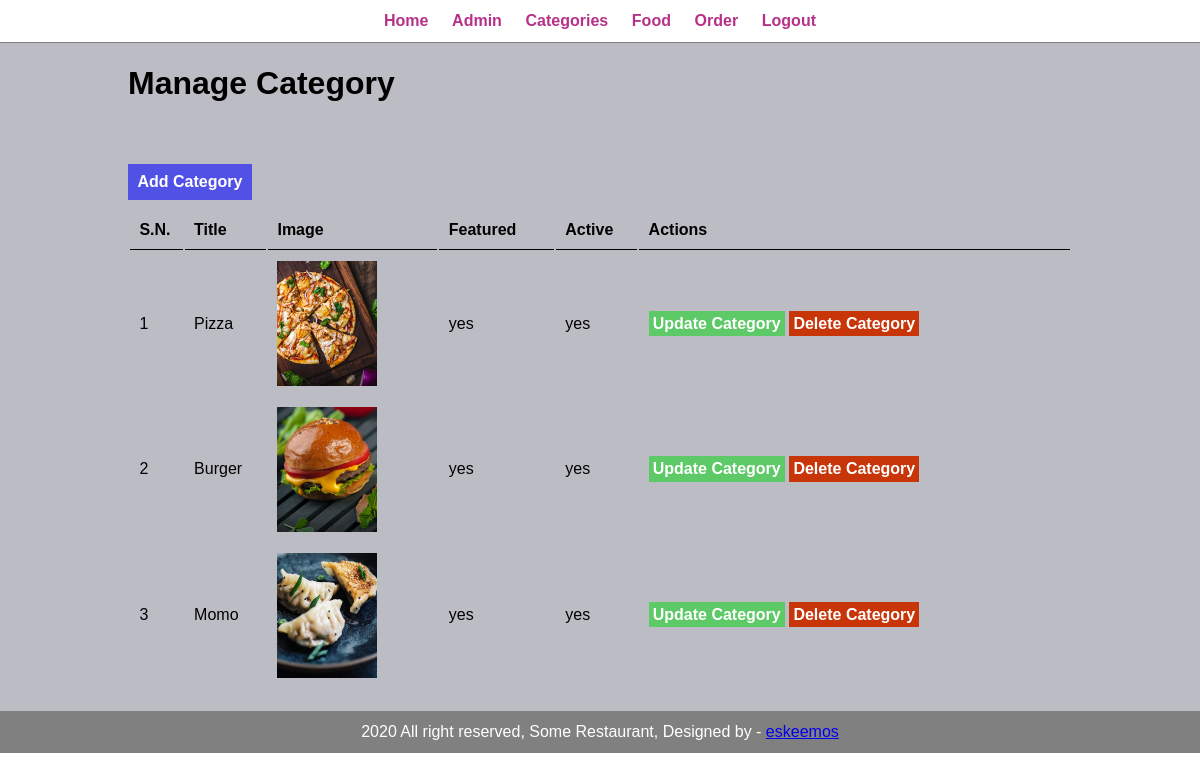
Page /admin/manage-categories.php (signed in) on the committed database.
### tables this page shows
CREATE TABLE `ofw_category` (
  `id` int(11) NOT NULL,
  `title` varchar(100) DEFAULT NULL,
  `image_name` varchar(255) DEFAULT NULL,
  `featured` varchar(10) DEFAULT NULL,
  `active` varchar(10) DEFAULT NULL
);

### admin/manage-categories.php (the view, shortened to what this page needs)
<?php include("./partials/menu.php") ?>
<div class="main-content">
    <div class="wrapper">
        <h1>Manage Category</h1>
        <br>
        <br><br><br>
        <a href="<?php echo SITEURL;?>admin/add-category.php" class="btn-primary">Add Category</a>
        <br><br>
        <table class="tb-full">
            <tr>
                <th>S.N.</th>
                <th>Title</th>
                <th>Image</th>
                <th>Featured</th>
                <th>Active</th>
                <th>Actions</th>
            </tr>
                <?php
                    $sql = "SELECT * FROM ofw_category";
                    $res = mysqli_query($conn, $sql);
                    $count = mysqli_num_rows($res);
                    $sn = 1;
                    if($count > 0){
                        while($row = mysqli_fetch_assoc($res)){
                            $id = $row['id'];
                            $title = $row['title'];
                            $image_name = $row['image_name'];
                            $featured = $row['featured'];
                            $active = $row['active'];
                            ?>
                            <tr>
                                <td><?php echo $sn++ ?></td>
                                <td><?php echo $title ?></td>
                                <td>
                                    <?php
                                    if($image_name !== ""){
                                        ?>
                                        <img src="<?php echo SITEURL;?>images/category/<?php echo $image_name ?>" width="100px" alt="category image">
                                        <?php
                                    }else{
                                        echo "<div class='error'>Image not Added</div>";
                                    }
                                    ?>
                                </td>
                                <td><?php echo $featured ?></td>
                                <td><?php echo $active ?></td>
                                <td>
                                    <a href="<?php echo SITEURL; ?>admin/update-category.php?id=<?php echo $id; ?>" class="btn-secondary">Update Category</a>
                                    <a href="<?php echo SITEURL; ?>admin/delete-category.php?id=<?php echo $id; ?>&image_name=<?php echo $image_name; ?>" class="btn-danger">Delete Category</a>
                                </td>
                            </tr>
                            <?php
                        }
                    }
                ?>
        </table>
    </div>
</div>
<?php include("./partials/footer.php") ?>

### css/admin.css (style rules this page uses)
* { margin: 0; padding: 0; font-family: Arial, Helvetica, sans-serif; }
.wrapper { padding: 1%; width: 80%; margin: 0 auto; }
.main-content { background-color: #8c8d9994; padding: 10px; }
.tb-full { width: 100%; }
table tr th { border-bottom: 1px solid; padding: 1%; text-align: left; }
table tr td { padding: 1%; }
.btn-primary { background-color: rgb(81, 81, 230); padding: 1%; color: white; font-weight: bold; text-decoration: none; }
.btn-secondary { background-color: rgb(94, 201, 103); padding: 1%; color: white; font-weight: bold; text-decoration: none; }
.btn-danger { background-color: rgb(199, 53, 9); padding: 1%; color: white; font-weight: bold; text-decoration: none; }

### rows in the picture
ofw_category: title "Pizza", image_name (picture), featured "yes", active "yes"
ofw_category: title "Burger", image_name (picture), featured "yes", active "yes"
ofw_category: title "Momo", image_name (picture), featured "yes", active "yes"
